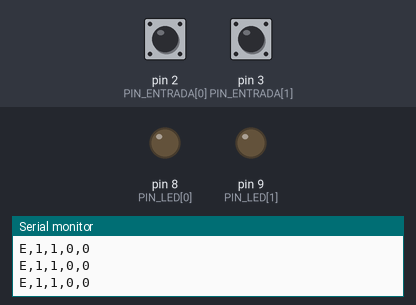
Bench run of a sketch on a simulated Arduino Nano, built with avr-gcc and run on an emulated ATmega328P. On the bench: output pins drawn as LEDs (lit = HIGH), the last lines printed to the serial monitor. The test bench sets the inputs (shaded band); at power-on: pin 2 (PIN_ENTRADA[0]) HIGH, pin 3 (PIN_ENTRADA[1]) HIGH.

Above: at 1.2 s.
1.3 s: pin 2 (PIN_ENTRADA[0]) pulled LOW for 0.15 s
At 1.4 s:
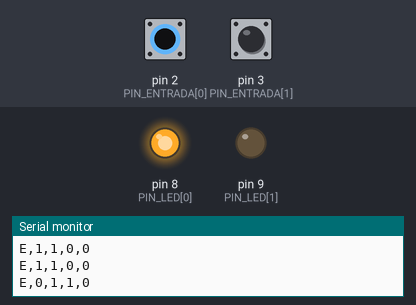
2.9 s: pin 3 (PIN_ENTRADA[1]) pulled LOW for 0.15 s
At 3.0 s:
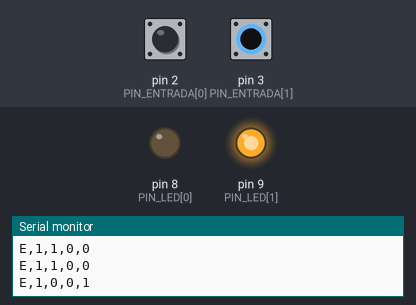
4.5 s: pin 3 (PIN_ENTRADA[1]) pulled LOW for 3.2 s
At 8.7 s:
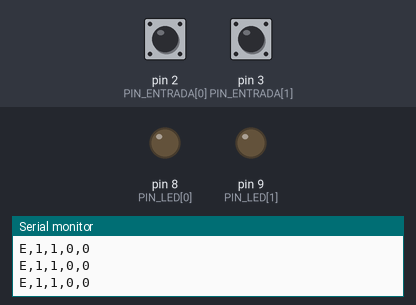
9.2 s: pin 2 (PIN_ENTRADA[0]) pulled LOW for 3.2 s
At 9.8 s:
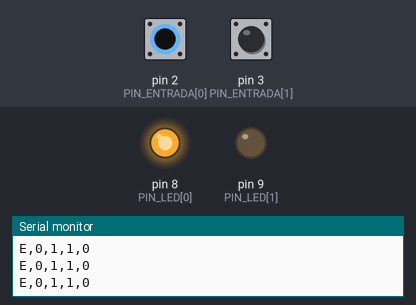
13.9 s: pin 2 (PIN_ENTRADA[0]) driven LOW and pin 3 (PIN_ENTRADA[1]) driven LOW
At 14.6 s:
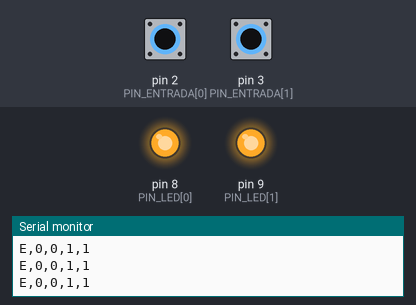
Timing chart, 0 to 16.4 s (numbered marks = the images above; inputs shaded):
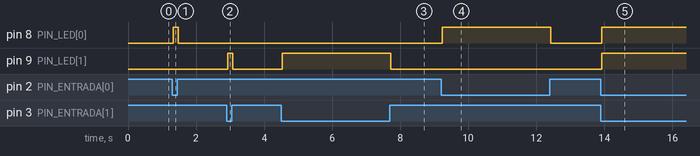

Measured:
- after the input at 1.3 s, pin 8 (PIN_LED[0]): LOW → HIGH at once, → LOW 0.15 s later
- after the input at 2.9 s, pin 9 (PIN_LED[1]): LOW → HIGH at once, → LOW 0.15 s later
- after the input at 4.5 s, pin 9 (PIN_LED[1]): LOW → HIGH at once, → LOW 3.2 s later
- after the input at 9.2 s, pin 8 (PIN_LED[0]): LOW → HIGH at once, → LOW 3.2 s later
- after the input at 13.9 s, pin 8 (PIN_LED[0]), pin 9 (PIN_LED[1]): LOW → HIGH at once

The sketch:

TP7_Arduino.ino
```cpp
// TP7 - Informatica II - Francesco Boito Diaz - Legajo 53136.
// Montaje: Nano clasico con ATmega328P; pulsador en D2 y switch en D3.
// Cada cambio estable fija el LED: entrada cerrada = encendido; abierta = apagado.
// El mouse puede cambiar ese LED hasta el siguiente cambio fisico de su entrada.
// byte es un entero de 8 bits sin signo; alcanza para contar canales y guardar pines.
const byte CANTIDAD = 2; // Define los dos canales independientes.
// Un arreglo guarda varios datos del mismo tipo; [0] es el primer canal y [1] el segundo.
const byte PIN_ENTRADA[CANTIDAD] = {2, 3}; // Asocia E1 al pulsador D2 y E2 al switch D3.
const byte PIN_LED[CANTIDAD] = {8, 9}; // Asocia L1 con D8 y L2 con D9.
const unsigned long REBOTE_MS = 30; // Exige 30 milisegundos sin cambios para aceptar una entrada.
const unsigned long ENVIO_MS = 100; // Envia el estado a la PC cada 100 milisegundos.
byte lecturaAnterior[CANTIDAD]; // Guarda la ultima lectura instantanea de cada entrada.
byte entradaEstable[CANTIDAD]; // Guarda el nivel electrico confirmado: HIGH o LOW.
byte estadoLed[CANTIDAD] = {LOW, LOW}; // Guarda el nivel que Arduino ordeno a cada salida.
unsigned long ultimoCambio[CANTIDAD] = {0, 0}; // Guarda cuando comenzo cada posible cambio fisico.
unsigned long ultimoEnvio = 0; // Guarda cuando se transmitio el ultimo informe.
char comando[16]; // Reserva un arreglo fijo para recibir una linea sin usar String dinamico.
byte usados = 0; // Cuenta los caracteres recibidos de la linea actual.
// bool solo admite true o false; aca indica si se descarta una linea larga.
bool descartando = false; // Indica que una linea demasiado larga debe ignorarse hasta el salto.

// Informa los dos niveles estables y los dos estados de LED cuando se la llama.
// No recibe parametros ni devuelve datos: void indica eso. Actualiza ultimoEnvio.
void enviarEstado() { // Empieza el envio del estado de Arduino.
  Serial.print("E,"); // Identifica el mensaje de estado mediante la letra E.
  Serial.print(entradaEstable[0]); // Escribe E1 como 1 para HIGH o 0 para LOW.
  Serial.print(','); // Separa el primer campo del segundo.
  Serial.print(entradaEstable[1]); // Escribe el nivel electrico estable de E2.
  Serial.print(','); // Separa las entradas de las salidas.
  Serial.print(estadoLed[0]); // Escribe el nivel aplicado a L1.
  Serial.print(','); // Separa las dos salidas.
  Serial.println(estadoLed[1]); // Escribe L2 y termina el mensaje con un salto de linea.
  ultimoEnvio = millis(); // Registra el momento del informe para programar el siguiente.
} // Termina enviarEstado.

// Se ejecuta cuando llega una linea completa desde Processing.
// No recibe parametros ni devuelve datos; puede cambiar estadoLed y los pines de salida.
void aplicarComando() { // Interpreta la linea recibida.
  // if ejecuta su bloque solo si la condicion es verdadera; == compara igualdad y && exige ambas condiciones.
  if (usados == 1 && comando[0] == 'Q') { // Reconoce Q como pedido de estado inmediato.
    enviarEstado(); // Responde con el estado sin modificar salidas.
    return; // Sale de la funcion sin seguir con las pruebas de orden de salida.
  } // Termina el caso de consulta.
  // != significa distinto y || significa que alcanza con una condicion verdadera.
  if (usados != 5 || comando[0] != 'S' || comando[1] != ',' || comando[3] != ',') { // Exige exactamente S,canal,valor.
    return; // Ignora mensajes mal formados para no cambiar LEDs por error.
  } // Termina la validacion de formato.
  if ((comando[2] != '0' && comando[2] != '1') || (comando[4] != '0' && comando[4] != '1')) { // Solo acepta canal y valor binarios.
    return; // Descarta canales inexistentes y valores no permitidos.
  } // Termina la validacion de valores.
  byte canal = comando[2] - '0'; // Resta el codigo de '0' para obtener el indice numerico 0 o 1.
  estadoLed[canal] = comando[4] - '0'; // Convierte el caracter de valor en LOW o HIGH.
  digitalWrite(PIN_LED[canal], estadoLed[canal]); // Aplica la orden al pin del LED correspondiente.
  enviarEstado(); // Confirma la orden con el estado actualizado de ambos canales.
} // Termina aplicarComando.

// Se llama en cada vuelta de loop para leer las ordenes que ya llegaron.
// No recibe parametros ni devuelve datos; modifica comando, usados y descartando.
void recibirComandos() { // Lee el puerto sin esperar una linea completa.
  byte presupuesto = 32; // Limita el trabajo por vuelta para seguir leyendo las entradas.
  // while repite mientras haya bytes y quede presupuesto; > compara si un valor es mayor que otro.
  while (Serial.available() > 0 && presupuesto > 0) { // Procesa solo los bytes disponibles y hasta el limite.
    presupuesto--; // -- resta uno al presupuesto luego de procesar un byte.
    char recibido = (char) Serial.read(); // Extrae el siguiente caracter del puerto USB serie.
    if (recibido == '\r') { // Reconoce el retorno de carro usado por algunos terminales.
      continue; // Lo ignora para aceptar tanto LF como CRLF.
    } // Termina el caso de retorno de carro.
    if (recibido == '\n') { // Detecta el final de una orden.
      if (!descartando) { // ! invierte el valor: solo interpreta si no se desbordo el arreglo.
        aplicarComando(); // Valida y ejecuta la orden completa.
      } // Termina el tratamiento de una linea valida en longitud.
      usados = 0; // Prepara el arreglo para la siguiente linea.
      descartando = false; // Permite recibir una nueva linea despues de cualquier error.
    } else if (!descartando) { // Termina el caso de LF; acumula otros caracteres si la linea sigue valida.
      if (usados < sizeof(comando)) { // < compara el espacio usado con la capacidad del arreglo.
        comando[usados++] = recibido; // Guarda el caracter; ++ avanza el indice libre en uno.
      } else { // Termina el caso con espacio; atiende una linea demasiado larga.
        descartando = true; // Ignora el resto de esa linea para evitar ordenes parciales.
      } // Termina la comprobacion de espacio.
    } // Termina la clasificacion del caracter recibido.
  } // Termina la lectura de esta vuelta.
} // Termina recibirComandos.

// Arduino la ejecuta una vez al encender o reiniciar.
// No recibe parametros ni devuelve datos; configura pines, serie y estados iniciales.
void setup() { // Inicia la configuracion de Arduino.
  Serial.begin(9600); // Abre la comunicacion a la misma velocidad que Processing.
  // for inicia i en 0, repite mientras i sea menor que CANTIDAD y suma uno al terminar cada pasada.
  for (byte i = 0; i < CANTIDAD; i++) { // Configura los dos canales.
    pinMode(PIN_ENTRADA[i], INPUT_PULLUP); // Conecta la pull-up: abierto HIGH; pulsado o cerrado LOW.
    pinMode(PIN_LED[i], OUTPUT); // Configura el pin del LED como salida digital.
    lecturaAnterior[i] = digitalRead(PIN_ENTRADA[i]); // Lee el estado fisico inicial de esa entrada.
    entradaEstable[i] = lecturaAnterior[i]; // Usa esa lectura como estado inicial estable.
    // El operador ?: elige HIGH si la condicion es verdadera y LOW si es falsa.
    estadoLed[i] = (entradaEstable[i] == LOW) ? HIGH : LOW; // Enciende el LED si la entrada arranca cerrada.
    digitalWrite(PIN_LED[i], estadoLed[i]); // Aplica el estado inicial al LED fisico.
    ultimoCambio[i] = millis(); // Inicializa la referencia temporal de antirrebote.
  } // Termina la configuracion de los canales.
  enviarEstado(); // Publica el primer informe de entradas y salidas.
} // Termina setup.

// Arduino la repite continuamente despues de setup.
// No recibe parametros ni devuelve datos; atiende la PC y actualiza entradas y LEDs.
void loop() { // Repite la atencion de las entradas y la PC.
  recibirComandos(); // Atiende primero las ordenes del mouse que hayan llegado.
  unsigned long ahora = millis(); // Toma una referencia de tiempo comun para esta vuelta.
  bool cambio = false; // Recuerda si hubo algun cambio fisico confirmado en esta vuelta.
  for (byte i = 0; i < CANTIDAD; i++) { // Examina pulsador y switch por separado.
    byte lectura = digitalRead(PIN_ENTRADA[i]); // Lee el nivel electrico instantaneo del pin.
    if (lectura != lecturaAnterior[i]) { // Detecta el comienzo de un cambio o rebote.
      lecturaAnterior[i] = lectura; // Guarda la lectura mas reciente.
      ultimoCambio[i] = ahora; // Reinicia los 30 milisegundos de estabilizacion.
    } // Termina la deteccion de un posible cambio.
    if (lectura != entradaEstable[i] && ahora - ultimoCambio[i] >= REBOTE_MS) { // Acepta solo cambios que se mantuvieron estables.
      entradaEstable[i] = lectura; // Actualiza el nivel confirmado de la entrada.
      estadoLed[i] = (lectura == LOW) ? HIGH : LOW; // Fija el LED: pulsado/cerrado enciende; suelto/abierto apaga.
      digitalWrite(PIN_LED[i], estadoLed[i]); // Actualiza fisicamente solo la salida de este canal.
      cambio = true; // Solicita informar inmediatamente este cambio a Processing.
    } // Termina el tratamiento de un cambio estable.
  } // Termina el recorrido de entradas.
  if (cambio || ahora - ultimoEnvio >= ENVIO_MS) { // Informa por cambios o al cumplirse el periodo de actualizacion.
    enviarEstado(); // Transmite ambos niveles de entrada y ambos estados de salida.
  } // Termina la decision de envio.
} // Termina loop.
```
